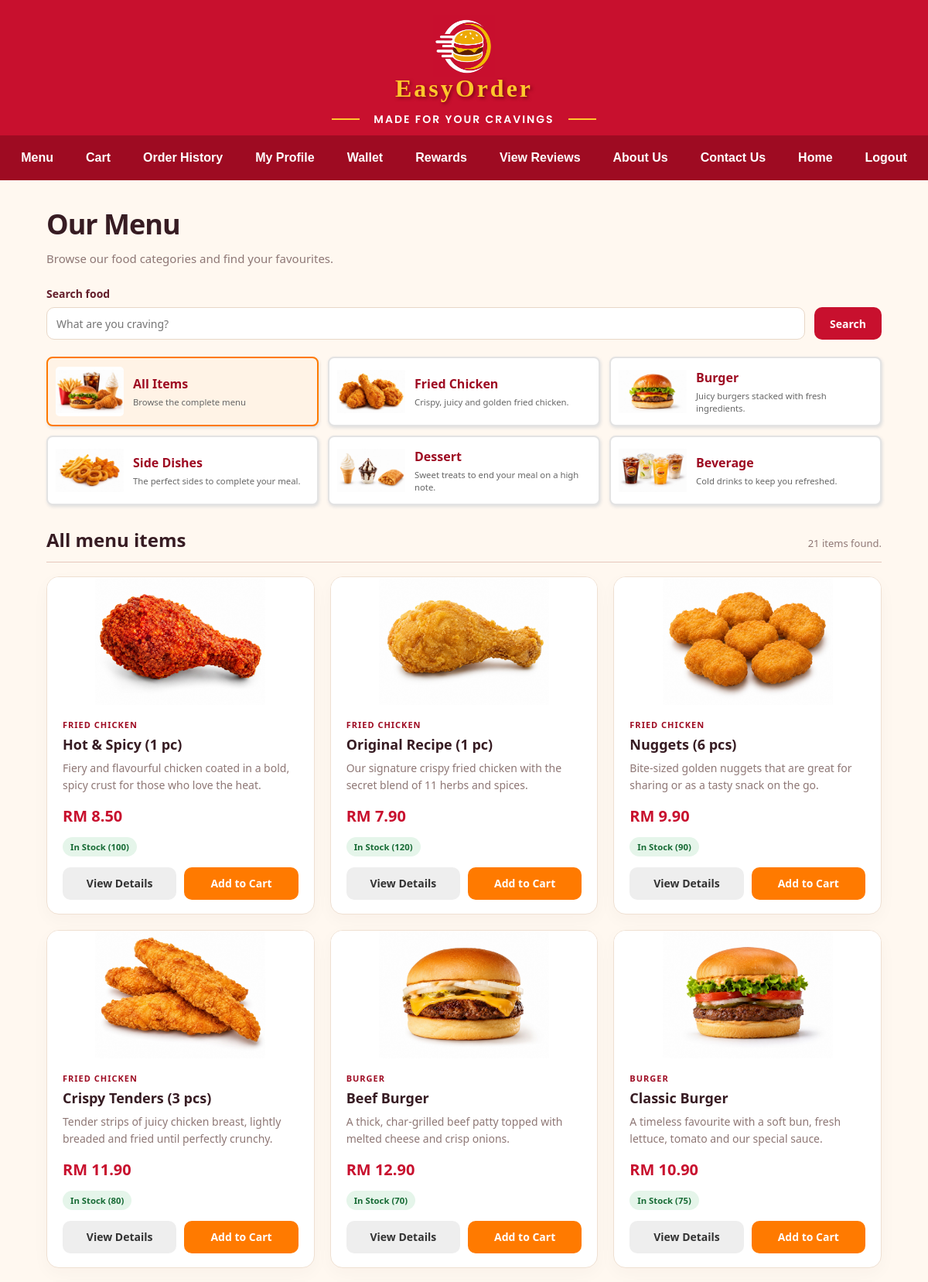
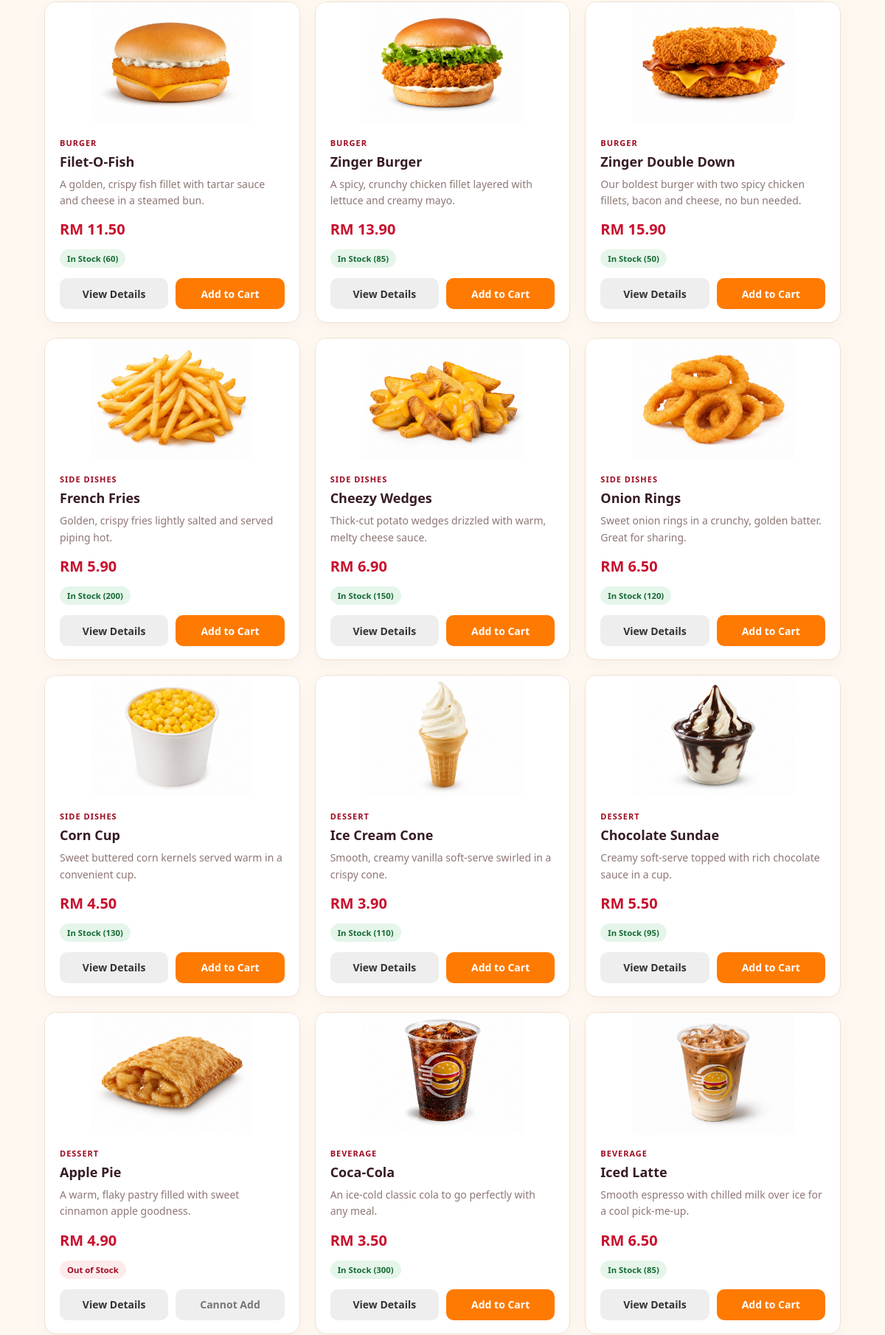
The app's page /category.php (signed in, upper part) with its own data (2 pictures, top to bottom).
### tables this page shows
CREATE TABLE `category` (
  `category_id` char(5) NOT NULL,
  `category_name` varchar(50) NOT NULL,
  `category_desc` varchar(100) NOT NULL,
  `category_status` varchar(10) NOT NULL,
  `category_isDelete` int(1) NOT NULL DEFAULT 0
);

CREATE TABLE `product` (
  `product_id` char(5) NOT NULL,
  `product_name` varchar(100) NOT NULL,
  `product_desc` varchar(255) NOT NULL DEFAULT '',
  `product_image` varchar(255) NOT NULL DEFAULT 'image/logo.jpg',
  `product_category` varchar(50) NOT NULL,
  `product_price` decimal(5,2) NOT NULL,
  `product_stock` int(4) NOT NULL,
  `product_status` varchar(20) NOT NULL,
  `product_isDelete` int(1) NOT NULL DEFAULT 0
);

### product_catalog_helpers.php (called while the page is built, shortened)
<?php
function catalog_h($value)
{
	return htmlspecialchars((string)$value,ENT_QUOTES,"UTF-8");
}
function catalog_category_image($category_name)
{
	$images = array(
		"Fried Chicken" => "cat-chicken.jpg",
		"Burger" => "cat-burger.jpg",
		"Side Dishes" => "cat-sides.jpg",
		"Dessert" => "cat-dessert.jpg",
		"Beverage" => "cat-beverage.jpg"
	);
	return "image/".($images[$category_name] ?? "logo.jpg");
}
function catalog_product_image($stored_path)
{
	$path = str_replace("\\","/",trim((string)$stored_path));
	if(preg_match("#^image/[A-Za-z0-9._-]+$#",$path)===1)
	{
		return $path;
	}
	return "image/logo.jpg";
}
function catalog_product_state($product)
{
	if((int)$product["product_stock"]<=0 || $product["product_status"]==="Out of Stock")
	{
		return array("label" => "Out of Stock", "class" => "catalog-status-out", "orderable" => false);
	}
	return array(
		"label" => "In Stock (".(int)$product["product_stock"].")",
		"class" => "catalog-status-in",
		"orderable" => true
	);
}

### category.php (the view, shortened to what this page needs)
<?php
require_once(__DIR__."/customer_navigation.php");
require_once("product_catalog_helpers.php");
$categories = array();
$category_result = mysqli_query($connect,"SELECT category_id,category_name,category_desc FROM category WHERE category_isDelete=0 AND category_status='Active' ORDER BY category_id");
while($category = mysqli_fetch_assoc($category_result))
{
	$categories[] = $category;
}
$selected_category = trim((string)($_GET["category"] ?? ""));
$search_input = trim((string)($_GET["search"] ?? ""));
$search_term = $search_input;
$search_error = "";
$product_sql = "SELECT p.product_id,p.product_name,p.product_desc,p.product_image,p.product_category,p.product_price,p.product_stock,p.product_status,c.category_id
	FROM product p
	INNER JOIN category c ON c.category_name=p.product_category
	WHERE p.product_isDelete=0
	AND c.category_isDelete=0
	AND c.category_status='Active'
	AND (?='' OR c.category_id=?)
	AND (?='' OR p.product_name LIKE CONCAT('%',?,'%') OR p.product_desc LIKE CONCAT('%',?,'%'))
	ORDER BY c.category_id,
	CASE p.product_name
		WHEN 'Hot & Spicy (1 pc)' THEN 1
		WHEN 'Original Recipe (1 pc)' THEN 2
		WHEN 'Nuggets (6 pcs)' THEN 3
		WHEN 'Crispy Tenders (3 pcs)' THEN 4
		WHEN 'French Fries' THEN 1
		WHEN 'Cheezy Wedges' THEN 2
		WHEN 'Onion Rings' THEN 3
		WHEN 'Corn Cup' THEN 4
		WHEN 'Ice Cream Cone' THEN 1
		WHEN 'Chocolate Sundae' THEN 2
		WHEN 'Apple Pie' THEN 3
		ELSE 1000
	END,p.product_name";
$product_stmt = mysqli_prepare($connect,$product_sql);
mysqli_stmt_bind_param($product_stmt,"sssss",$selected_category,$selected_category,$search_term,$search_term,$search_term);
mysqli_stmt_execute($product_stmt);
$product_result = mysqli_stmt_get_result($product_stmt);
$products = array();
while($product = mysqli_fetch_assoc($product_result))
{
	$products[] = $product;
}
$result_label = "All menu items";
?>
<!DOCTYPE html>
<html lang="en">
<head>
<link rel="stylesheet" href="style.css?v=20261024-shell1">
<link rel="stylesheet" href="home_section.css?v=20261024-shell1">
</head>
<body>
<div id="navbar" class="customer-site-navbar">
</div>
<main id="main" class="eo-block eo-customer-menu">
<div class="eo-menu">
<section class="eo-menu-intro" aria-labelledby="customer-menu-title">
<div>
<h1 id="customer-menu-title">Our Menu</h1>
<p>Browse our food categories and find your favourites.</p>
</div>
</section>
<form class="eo-menu-search" action="category.php" method="get" role="search">
<label for="menu-search">Search food
<input type="search" id="menu-search" name="search" value="<?php echo catalog_h($search_input); ?>" maxlength="100" placeholder="What are you craving?"<?php if($search_error!=="") { ?> aria-invalid="true" aria-describedby="menu-search-error"<?php } ?>>
</label>
<button type="submit">Search</button>
</form>
<nav class="catalog-category-grid" aria-label="Menu categories">
<a class="catalog-filter-card<?php echo $selected_category==="" ? " catalog-filter-active" : ""; ?>" href="category.php<?php echo $search_term!=="" ? "?search=".rawurlencode($search_term) : ""; ?>#customer-menu-products"<?php echo $selected_category==="" ? ' aria-current="page"' : ""; ?>>
<img src="image/all-items.jpg" alt="All menu items">
<span><strong>All Items</strong><small>Browse the complete menu</small></span>
</a>
<?php foreach($categories as $category) { ?>
<?php
$category_query = "?category=".rawurlencode($category["category_id"]);
?>
<a class="catalog-filter-card<?php echo $selected_category===$category["category_id"] ? " catalog-filter-active" : ""; ?>" href="category.php<?php echo $category_query; ?>#customer-menu-products"<?php echo $selected_category===$category["category_id"] ? ' aria-current="page"' : ""; ?>>
<img src="<?php echo catalog_h(catalog_category_image($category["category_name"])); ?>" alt="<?php echo catalog_h($category["category_name"]); ?>">
<span><strong><?php echo catalog_h($category["category_name"]); ?></strong><small><?php echo catalog_h($category["category_desc"]); ?></small></span>
</a>
<?php } ?>
</nav>
<section class="eo-menu-results" id="customer-menu-products" aria-labelledby="customer-menu-results-title">
<div class="eo-menu-results-heading">
<h2 id="customer-menu-results-title"><?php echo catalog_h($result_label); ?></h2>
<p><?php echo count($products); ?> item<?php echo count($products)===1 ? "" : "s"; ?> found<?php echo $search_term!=="" ? " for “".catalog_h($search_term)."”" : ""; ?>.</p>
</div>
<?php if(count($products)>0) { ?>
<section class="eo-menu-products" aria-label="Menu products">
<?php foreach($products as $product) { ?>
<?php $state = catalog_product_state($product); ?>
<article class="eo-menu-food">
<a class="eo-menu-food-image-link" href="product.php?id=<?php echo rawurlencode($product["product_id"]); ?>">
<img src="<?php echo catalog_h(catalog_product_image($product["product_image"])); ?>" alt="<?php echo catalog_h($product["product_name"]); ?>">
</a>
<div class="eo-menu-food-copy">
<p class="eo-menu-food-category"><?php echo catalog_h($product["product_category"]); ?></p>
<h3><a href="product.php?id=<?php echo rawurlencode($product["product_id"]); ?>"><?php echo catalog_h($product["product_name"]); ?></a></h3>
<p class="eo-menu-food-description"><?php echo catalog_h($product["product_desc"]); ?></p>
<p class="eo-menu-food-price">RM <?php echo number_format((float)$product["product_price"],2); ?></p>
<p class="eo-menu-food-stock"><span class="catalog-status <?php echo catalog_h($state["class"]); ?>"><?php echo catalog_h($state["label"]); ?></span></p>
<div class="catalog-product-actions">
<a class="btn-secondary" href="product.php?id=<?php echo rawurlencode($product["product_id"]); ?>">View Details</a>
<?php if($state["orderable"]) { ?>
<a class="btn-small" href="cart.php?add=<?php echo rawurlencode($product["product_id"]); ?>">Add to Cart</a>
<?php } else { ?>
<span class="catalog-order-disabled">Cannot Add</span>
<?php } ?>
</div>
</div>
</article>
<?php } ?>
</section>
<?php } ?>
</section>
</div>
</main>
</body>
</html>

### style.css (style rules this page uses)
* { font-family:Arial; }
body { background-color:#FFF8F0; color:#333333; margin:0px; }
#navbar { background-color:#9E0B22; text-align:center; display:flex; justify-content:center; align-items:center; flex-wrap:wrap; padding:10px 0px 10px 0px; }
#main { width:960px; margin:auto; padding:10px 0px 20px 0px; }
.btn-small { background-color:#FF7A00; color:#FFFFFF; font-weight:bold; text-decoration:none; padding:6px 14px 6px 14px; border-radius:4px; font-size:9pt; }
.btn-secondary { background-color:#EEEEEE; color:#333333; font-weight:bold; text-decoration:none; padding:10px 20px; border-radius:5px; }
.catalog-category-grid { display:grid; grid-template-columns:repeat(3,1fr); gap:12px; margin:22px 0px 28px 0px; }
.catalog-filter-card { display:flex; align-items:center; gap:12px; box-sizing:border-box; min-height:90px; background-color:#FFFFFF; border:2px solid #E3E3E3; border-radius:8px; color:#333333; text-decoration:none; padding:10px; box-shadow:1px 2px 4px #DDDDDD; }
.catalog-filter-card:hover, .catalog-filter-active { border-color:#FF7A00; background-color:#FFF3E6; }
.catalog-filter-card img { width:88px; height:64px; object-fit:contain; object-position:center; background-color:#FFFFFF; border-radius:5px; }
.catalog-filter-card span { display:block; min-width:0px; }
.catalog-filter-card strong { display:block; color:#9E0B22; margin-bottom:5px; }
.catalog-filter-card small { display:block; color:#666666; font-size:8.5pt; line-height:1.35; }
.catalog-status { display:inline-block; border-radius:20px; font-size:8.5pt; font-weight:bold; padding:5px 10px; }
.catalog-status-in { background-color:#E5F5EA; color:#176B35; }
.catalog-status-out { background-color:#FDEBEC; color:#9E0B22; }
.catalog-product-actions { display:grid; grid-template-columns:1fr 1fr; gap:10px; align-items:center; margin-top:6px; }
.catalog-product-actions .btn-secondary, .catalog-product-actions .btn-small { box-sizing:border-box; text-align:center; padding:9px 8px; }
.catalog-order-disabled { box-sizing:border-box; background-color:#EEEEEE; color:#777777; font-size:9pt; font-weight:bold; text-align:center; border-radius:4px; padding:9px 8px; }
#navbar.customer-site-navbar { padding-top:8px; padding-bottom:8px; }

### records on screen
category: shows a picture, category_name "Fried Chicken", category_desc "Crispy, juicy and golden fried chicken."
category: shows a picture, category_name "Burger", category_desc "Juicy burgers stacked with fresh ingredients."
category: shows a picture, category_name "Side Dishes", category_desc "The perfect sides to complete your meal."
category: shows a picture, category_name "Dessert", category_desc "Sweet treats to end your meal on a high note."
category: shows a picture, category_name "Beverage", category_desc "Cold drinks to keep you refreshed."
product: product_image (picture), product_category "FRIED CHICKEN", product_name "Hot & Spicy (1 pc)", product_desc "Fiery and flavourful chicken coated in a bold, spicy crust for those who love the heat.", product_price "8.50", product_stock "In Stock (100)"
product: product_image (picture), product_category "FRIED CHICKEN", product_name "Original Recipe (1 pc)", product_desc "Our signature crispy fried chicken with the secret blend of 11 herbs and spices.", product_price "7.90", product_stock "In Stock (120)"
product: product_image (picture), product_category "FRIED CHICKEN", product_name "Nuggets (6 pcs)", product_desc "Bite-sized golden nuggets that are great for sharing or as a tasty snack on the go.", product_price "9.90", product_stock "In Stock (90)"
product: product_image (picture), product_category "FRIED CHICKEN", product_name "Crispy Tenders (3 pcs)", product_desc "Tender strips of juicy chicken breast, lightly breaded and fried until perfectly crunchy.", product_price "11.90", product_stock "In Stock (80)"
product: product_image (picture), product_category "BURGER", product_name "Beef Burger", product_desc "A thick, char-grilled beef patty topped with melted cheese and crisp onions.", product_price "12.90", product_stock "In Stock (70)"
product: product_image (picture), product_category "BURGER", product_name "Classic Burger", product_desc "A timeless favourite with a soft bun, fresh lettuce, tomato and our special sauce.", product_price "10.90", product_stock "In Stock (75)"
product: product_image (picture), product_category "BURGER", product_name "Filet-O-Fish", product_desc "A golden, crispy fish fillet with tartar sauce and cheese in a steamed bun.", product_price "11.50", product_stock "In Stock (60)"
product: product_image (picture), product_category "BURGER", product_name "Zinger Burger", product_desc "A spicy, crunchy chicken fillet layered with lettuce and creamy mayo.", product_price "13.90", product_stock "In Stock (85)"
product: product_image (picture), product_category "BURGER", product_name "Zinger Double Down", product_desc "Our boldest burger with two spicy chicken fillets, bacon and cheese, no bun needed.", product_price "15.90", product_stock "In Stock (50)"
product: product_image (picture), product_category "SIDE DISHES", product_name "French Fries", product_desc "Golden, crispy fries lightly salted and served piping hot.", product_price "5.90", product_stock "In Stock (200)"
product: product_image (picture), product_category "SIDE DISHES", product_name "Cheezy Wedges", product_desc "Thick-cut potato wedges drizzled with warm, melty cheese sauce.", product_price "6.90", product_stock "In Stock (150)"
product: product_image (picture), product_category "SIDE DISHES", product_name "Onion Rings", product_desc "Sweet onion rings in a crunchy, golden batter. Great for sharing.", product_price "6.50", product_stock "In Stock (120)"
product: product_image (picture), product_category "SIDE DISHES", product_name "Corn Cup", product_desc "Sweet buttered corn kernels served warm in a convenient cup.", product_price "4.50", product_stock "In Stock (130)"
product: product_image (picture), product_category "DESSERT", product_name "Ice Cream Cone", product_desc "Smooth, creamy vanilla soft-serve swirled in a crispy cone.", product_price "3.90", product_stock "In Stock (110)"
product: product_image (picture), product_category "DESSERT", product_name "Chocolate Sundae", product_desc "Creamy soft-serve topped with rich chocolate sauce in a cup.", product_price "5.50", product_stock "In Stock (95)"
product: product_image (picture), product_category "DESSERT", product_name "Apple Pie", product_desc "A warm, flaky pastry filled with sweet cinnamon apple goodness.", product_price "4.90", label "Out of Stock", shows "Cannot Add"
product: product_image (picture), product_category "BEVERAGE", product_name "Coca-Cola", product_desc "An ice-cold classic cola to go perfectly with any meal.", product_price "3.50", product_stock "In Stock (300)"
product: product_image (picture), product_category "BEVERAGE", product_name "Iced Latte", product_desc "Smooth espresso with chilled milk over ice for a cool pick-me-up.", product_price "6.50", product_stock "In Stock (85)"

### other values on screen
$link[1] "Menu"
$link[1] "Cart"
$link[1] "Order History"
$link[1] "My Profile"
$link[1] "Wallet"
$link[1] "Rewards"
$link[1] "View Reviews"
$link[1] "About Us"
$link[1] "Contact Us"
$link[1] "Home"
$link[1] "Logout"
catalog_h($result_label) "All menu items"
count($products) "21"
